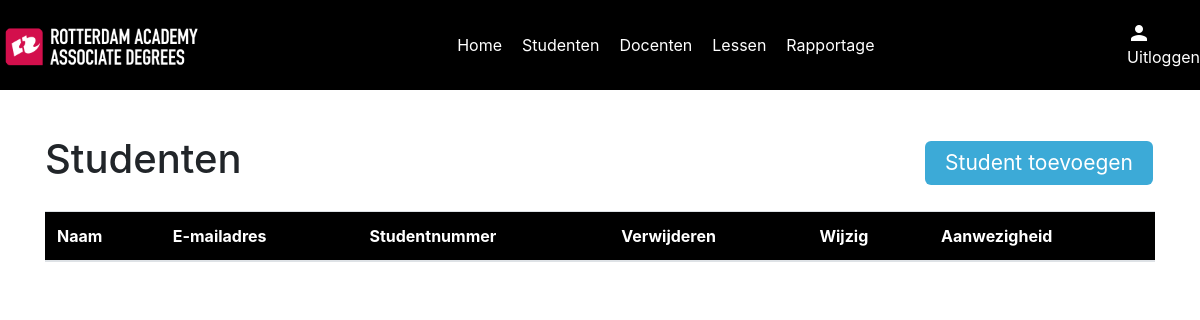
Before: /studenten_overzicht with the older database file.
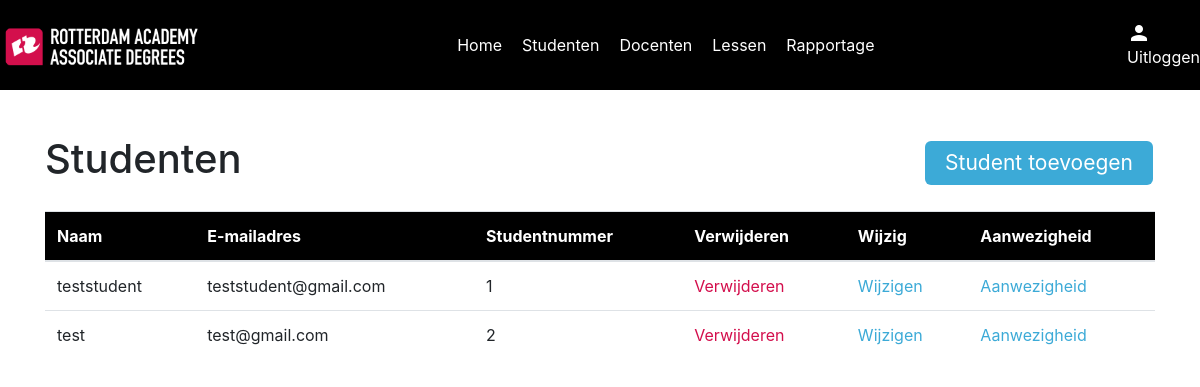
After: the same page with the newer database file.
### models/userModel.py (models this page shows)
class User(UserMixin, db.Model):
    id = db.Column(db.Integer, primary_key=True)
    name = db.Column(db.String(100), nullable=False)
    email = db.Column(db.String(100), nullable=False)
    password = db.Column(db.String(255), nullable=False)
    role = db.Column(db.Integer, nullable=False)
    studentNumber = db.Column(db.Integer, nullable=False)
    def to_dict(self):
        return {
            'id': self.id,
            'name': self.name,
            'email': self.email,
            'password': self.password,
            'role': self.role,
            'student_number': self.studentNumber
        }

### routes/studentRoutes.py (the view)
    @app.route("/studenten_overzicht")
    def students_index():
        students = StudentController.get_all_students()
        return render_template(
            "students/index.html", students=students
        )

### controllers/studentController.py (called while the page is built)
    @staticmethod
    def get_all_students():
        students = User.query.filter_by(role=1)
        students_dict = [student.to_dict() for student in students]
        return students_dict

### routes/studentRoutes.py (called while the page is built)
def setup_student_routes(app):
    @app.route("/studenten_overzicht")
    def students_index():
        students = StudentController.get_all_students()
        return render_template(
            "students/index.html", students=students
        )
    @app.route('/students/', methods=['POST'])
    def create_student():
        return StudentController.create_student()
    @app.route('/students/<id>', methods=['GET'])
    def show_student(id):
        return StudentController.show_student(id)
    @app.route('/students/<id>', methods=['POST'])
    def update_student(id):
        return StudentController.update_student(id)
    @app.route('/students/<id>', methods=['DELETE'])
    def delete_student(id):
        return StudentController.delete_student(id)

### templates/students/index.html (shortened to what this page needs)
{% include "layout.html" %}
{% block content %}
{% include "navigation.html" %}
<div class="container students">
    <div class="lessons_index">
        <div class="top-content">
            <h1>Studenten</h1>
            <a href="#" class="button" id="btnCreate" data-toggle="modal" data-target="#studentModal">Student toevoegen</a>
        </div>
        <table class="table">
            <thead style="background-color: black; color: #fff;">
            <tr>
                <th scope="Name">Naam</th>
                <th scope="Date">E-mailadres</th>
                <th scope="Starttime">Studentnummer</th>
                <th scope="Delete">Verwijderen</th>
                <th scope="Change">Wijzig</th>
                <th scope="Change">Aanwezigheid</th>
            </tr>
            </thead>
            <tbody>
            {% for student in students %}
            <tr>
                <td>{{ student.name }}</td>
                <td>{{ student.email }}</td>
                <td>{{ student.student_number }}</td>
                <td><a href="#" class="red" data-id="{{ student.id }}" id="btnDelete">Verwijderen</a></td>
                <td><a href="#" class="blue" data-id="{{ student.id }}" id="btnEdit" data-toggle="modal" data-target="#studentModal">Wijzigen</a></td>
                <td><a href="/student/{{ student.id }}/aanwezigheid" class="blue">Aanwezigheid</a></td>
            </tr>
            {% endfor %}
            </tbody>
        </table>
    </div>
</div>
{% endblock %}

### templates/layout.html (shortened to what this page needs)
<!DOCTYPE html>
<html lang="en">
<head>
    <link rel="stylesheet" href="https://cdn.jsdelivr.net/npm/bootstrap@4.4.1/dist/css/bootstrap.min.css"
>
    <link rel="stylesheet" type="text/css" href="https://cdn.jsdelivr.net/npm/pikaday/css/pikaday.css">
    <link rel="stylesheet" href="/static/css/style.css" type="text/css"/>
    <link rel="stylesheet" href="https://cdnjs.cloudflare.com/ajax/libs/font-awesome/6.3.0/css/all.min.css"
          type="text/css"/>
</head>
<body>
</body>
</html>

### templates/navigation.html (shortened to what this page needs)
<nav class="navigation">
    <div class="nav_container">
        <a href="/index">
            <img src="/static/assets/ra_logo.png" alt="RAC logo" />
        </a>
        <div class="links">
            <a href="/index">Home</a>
            <a href="/studenten_overzicht">Studenten</a>
            <a href="/docenten">Docenten</a>
            <a href="/lessen_overzicht">Lessen</a>
            <a href="/rapportage">Rapportage</a>
        </div>
        <div class="account">
            <div class="user">
                <span class="material-icons">person</span>
            </div>
            <a href="/logout">Uitloggen</a>
        </div>
    </div>
</nav>

### static/css/style.css (style rules this page uses)
:root { --black: #000; --white: #fff; --racRed: #D30E4C; --racBlue: #3CAAD7; --textColor: #272727; }
.container { position: relative; top: 90px; }
.navigation .nav_container { width: 1200px; margin: 0 auto; padding: unset; padding-top: 120px; }
.navigation { top: 0; background-color: var(--black); position: fixed; width: 100%; height: 90px; z-index: 10; }
.navigation .nav_container { padding-top: unset; height: 100%; display: flex; align-items: center; justify-content: space-between; gap: 20px; }
.navigation img { height: 45px; }
.navigation .links { display: flex; justify-content: space-between; gap: 20px; }
.navigation a { color: var(--white); }
.navigation .material-icons { color: var(--white); }
.navigation .user { display: flex; justify-content: space-between; align-items: center; color: var(--white); }
.button { background-color: var(--racBlue); border: none; color: var(--white); padding: 6px 20px; text-align: center; display: inline-block; font-size: 21px; margin: 4px 2px; border-radius: 6px; }
.red { color: var(--racRed) !important; }
.blue { color: var(--racBlue) !important; }
.lessons_index .top-content { display: flex; justify-content: space-between; align-items: center; margin: 45px 0 20px 0; }

Changed rows visible on the page:
added User: name "teststudent", email "teststudent@gmail.com", student_number "1"
added User: name "test", email "test@gmail.com", student_number "2"
